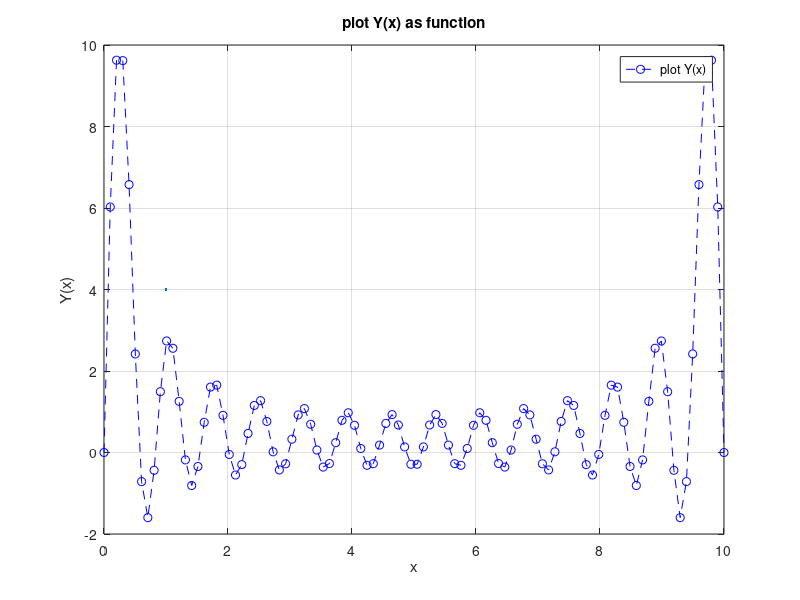

Write MATLAB code to recreate this figure.
bn= 12:25;                                       % raw vector from -5 to 5
x=linspace(0,10,100);                           % all values from 0 to 10 with 100 
n=length(bn);                                           %length of the series
L=10;
Y=zeros(1,length(x));

%frist loop ...loop from 0 to length of x(i) over the 100 step
for i=1:length(x)                                       %Iterates over each value of x
    Sum_of_x=0;                                         % ensures that for every new value of x(i), the sum is reset to zero

    
    for j=1:n                                           %Computes the sum for each term in the series for the current x

    Sum_of_x =Sum_of_x + bn(j)*sin( (2*j-1)*pi*x(i) /L);              %The x(i) should be applied over all x values (from 0 to L with steps)...
    end        
    Y(i)=Sum_of_x/(2*L);
end 

%plot the Series value 
plot(x,Y,'b--o',LineWidth=1,MarkerSize=4);            %{ plot up to the last iteration where the loop stopped...
                                                                        ... so use n instead of n_max}%


title('plot Y(x) as function');
xlabel('x');
ylabel('Y(x)');
legend ('plot Y(x)');
grid on;